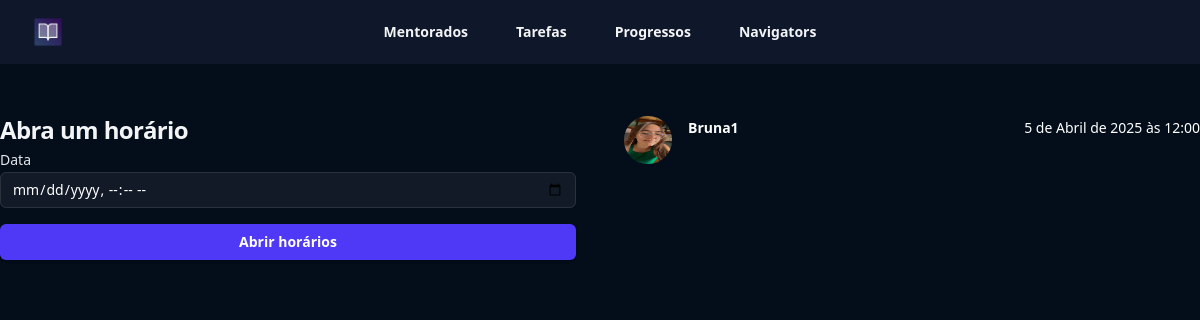
/mentorados/reunioes/ (signed in), run on the app's committed database.
### mentorados/models.py (models this page shows, shortened)
class Reuniao(models.Model):
    tag_choices = (
        ('G', 'Gestão'),
        ('M', 'Marketing'),
        ('RH', 'Gestão de pessoas'),
        ('I', 'Impostos')
    )
    data = models.ForeignKey(DisponibilidadeHorarios, on_delete=models.CASCADE)
    mentorado = models.ForeignKey(Mentorados, on_delete=models.CASCADE)
    tag = models.CharField(max_length=2, choices=tag_choices)
    descricao = models.TextField()

class Mentorados(models.Model):
    estagio_choices = (
        ('E1', '10-100k'),
        ('E2', '100-1KK'),
    )
    nome = models.CharField(max_length=256)
    foto = models.ImageField(upload_to='fotos', null=True, blank=True)
    estagio = models.CharField(max_length=2, choices=estagio_choices)
    navigator = models.ForeignKey(Navigators, null=True, blank=True, on_delete=models.CASCADE)
    user = models.ForeignKey(User, on_delete=models.CASCADE) # mentor
    criado_em = models.DateField(auto_now_add=True)
    token = models.CharField(max_length=16, null=True, blank=True)

class DisponibilidadeHorarios(models.Model):
    data_inicial = models.DateTimeField(null=True, blank=True)
    mentor = models.ForeignKey(User, on_delete=models.CASCADE)
    agendado = models.BooleanField(default=False)

### mentorados/views.py (the view, shortened to what this page needs)
# urls.py: path('reunioes/', views.reunioes, name='reunioes'),
def reunioes(request):
    if request.method == 'GET':
        reunioes = Reuniao.objects.filter(data__mentor=request.user)
        return render(request, 'reunioes.html', {'reunioes': reunioes})

### mentorados/templates/reunioes.html (shortened to what this page needs)
{% extends "base.html" %}
{% load static %}
{% block 'body' %}
<header class="bg-slate-900">
    <nav class="flex items-center justify-between p-4 lg:px-8" aria-label="Global">
      <div class="flex lg:flex-1">
        <a href="#" class="-m-1.5 p-1.5">
          <img class="h-8 w-auto" src="{% static 'logo.png' %}" alt="">
        </a>
      </div>
      <div class="hidden lg:flex lg:gap-x-12">
        <a href="#" class="text-sm/6 font-semibold text-gray-100">Mentorados</a>
        <a href="#" class="text-sm/6 font-semibold text-gray-100">Tarefas</a>
        <a href="#" class="text-sm/6 font-semibold text-gray-100">Progressos</a>
        <a href="#" class="text-sm/6 font-semibold text-gray-100">Navigators</a>
      </div>
    </nav>
  </header>
  <div class="bg-[#040e1b] min-h-screen">
    <div class="max-w-7xl mx-auto py-8">
        <div class="grid grid-cols-2 gap-12 ">
            <div>
                <form action="{% url 'reunioes' %}" method="POST">{% csrf_token %}
                  <h2 class="mt-4 text-2xl/9 font-bold tracking-tight text-gray-100">Abra um horário</h2>
                  <label for="email" class="block text-sm/6 font-medium text-gray-200">Data</label>
                  <input type="datetime-local" name="data" id="date" required class="block w-full rounded-md bg-white/5 px-3 py-1.5 text-base text-white outline outline-1 -outline-offset-1 outline-white/10 placeholder:text-gray-500 focus:outline focus:outline-2 focus:-outline-offset-2 focus:outline-indigo-500 sm:text-sm/6">
                  <button type="submit" class="flex w-full justify-center cursor-pointer rounded-md bg-indigo-600 px-3 py-1.5 text-sm/6 font-semibold text-white shadow-sm hover:bg-indigo-500 focus-visible:outline focus-visible:outline-2 focus-visible:outline-offset-2 focus-visible:outline-indigo-600 mt-4">Abrir horários</button>
                </form>
            </div>
            <div>
                <ul role="list" class="divide-y divide-gray-800">
                  {% for reuniao in reunioes %}
                    <li class="flex justify-between gap-x-6 py-5">
                      <div class="flex min-w-0 gap-x-4">
                        <img class="size-12 flex-none rounded-full bg-gray-800" src="{{reuniao.mentorado.foto.url}}" alt="">
                        <div class="min-w-0 flex-auto">
                          <p class="text-sm/6 font-semibold text-white">{{reuniao.mentorado.nome}}</p>
                        </div>
                      </div>
                      <div class="hidden shrink-0 sm:flex sm:flex-col sm:items-end">
                        <p class="text-sm/6 text-white">{{reuniao.data.data_inicial}}</p>
                      </div>
                    </li>
                  {% endfor %}
                  </ul>
            </div>
        </div>
    </div>
  </div>
{% endblock 'body' %}

### data on the page
Reuniao: mentorado.foto (picture), mentorado.nome "Bruna1", data.data_inicial "5 de Abril de 2025 às 12:00"
